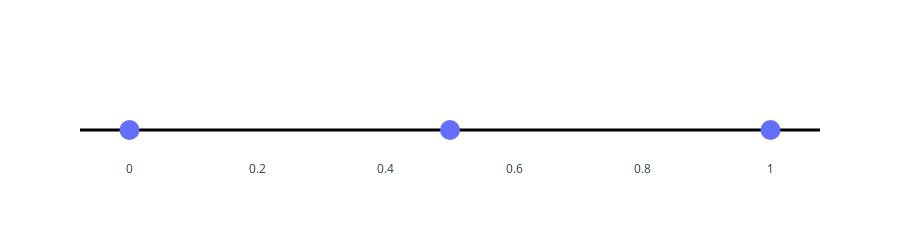

This figure's notebook cell:
### Code cell
# https://community.plotly.com/t/plotting-a-simple-1d-number-line/39169/4
import plotly.graph_objects as go
fig = go.Figure()
x = one["x1"]
fig.add_trace(go.Scatter(
    x=x, y=[0] * len(x), mode='markers', marker_size=20,
))
fig.update_xaxes(showgrid=False)
fig.update_yaxes(showgrid=False, 
                 zeroline=True, zerolinecolor='black', zerolinewidth=3,
                 showticklabels=False)
fig.update_layout(height=200, plot_bgcolor='white')
fig.show()

# px.scatter(one, x="x1", y=[0]*3)

### Figure 1 — Plotly figure (JSON) as saved in the notebook; plotly's stock layout.template omitted (floating-point values rounded to 4 significant figures)
{"data": [{"marker": {"size": 20}, "mode": "markers", "type": "scatter", "x": [0, 0.5, 1], "y": [0, 0, 0]}], "layout": {"height": 200, "plot_bgcolor": "white", "xaxis": {"showgrid": false}, "yaxis": {"showgrid": false, "showticklabels": false, "zeroline": true, "zerolinecolor": "black", "zerolinewidth": 3}}}
